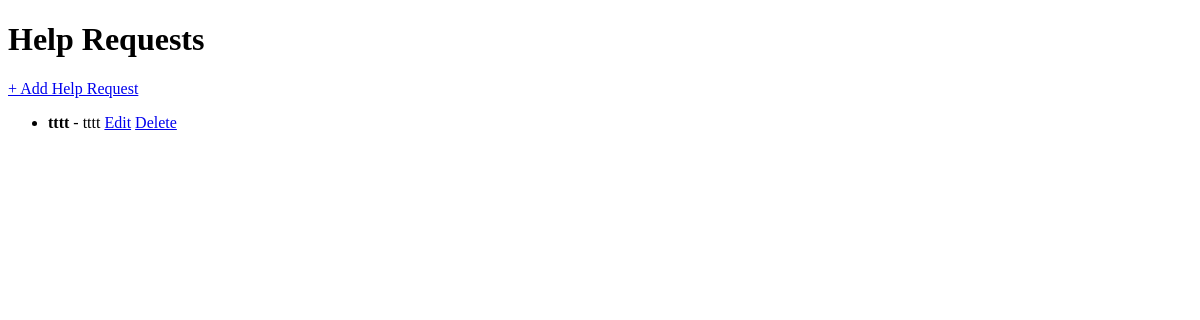
The app's page /askhelp/, older data.
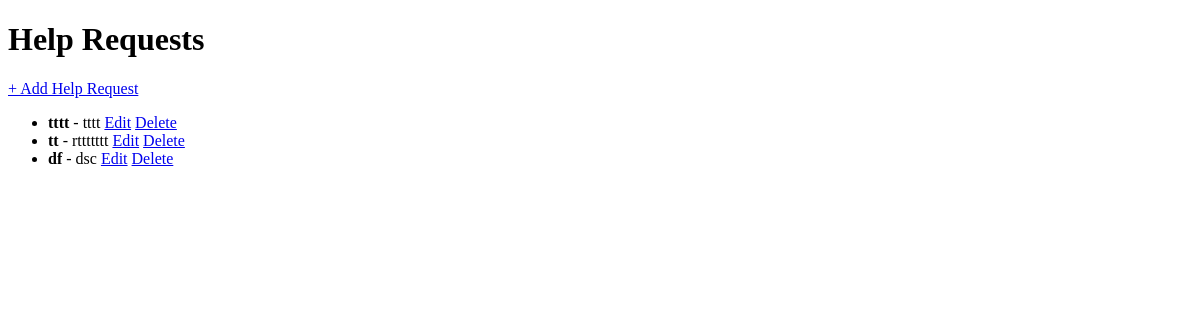
The same page, newer data.
### askhelp/models.py (models this page shows, shortened)
class HelpRequest(models.Model):
    title=models.CharField(max_length=200)
    description=models.TextField()
    created_at=models.DateTimeField(auto_now_add=True)
    urgency=models.CharField(max_length=10, choices=[('low', 'Low'), ('medium', 'Medium'), ('high', 'High')])
    location=models.CharField(max_length=100)

### askhelp/views.py (the view)
# urls.py: path('',views.help_list,name='help_list'),
def help_list(request):
    helps = HelpRequest.objects.all()  # Changed from help to helps to match template
    return render(request, 'askhelp/help_list.html', {'helps': helps})

### askhelp/templates/askhelp/help_list.html (shortened to what this page needs)
<!DOCTYPE html>
<html>
<head>
</head>
<body>
    <h1>Help Requests</h1>
    <a href="{% url 'help_create' %}">+ Add Help Request</a>
    <ul>
        {% for help in helps %}
        <li>
            <strong>{{ help.title }}</strong> - {{ help.description }}
            <a href="{% url 'help_update' help.pk %}">Edit</a>
            <a href="{% url 'help_delete' help.pk %}">Delete</a>
        </li>
        {% empty %}
        <li>No help requests yet.</li>
        {% endfor %}
    </ul>
</body>
</html>

Row changes from the older to the newer data that the page shows:
added HelpRequest: title "tt", description "rttttttt"
added HelpRequest: title "df", description "dsc"
